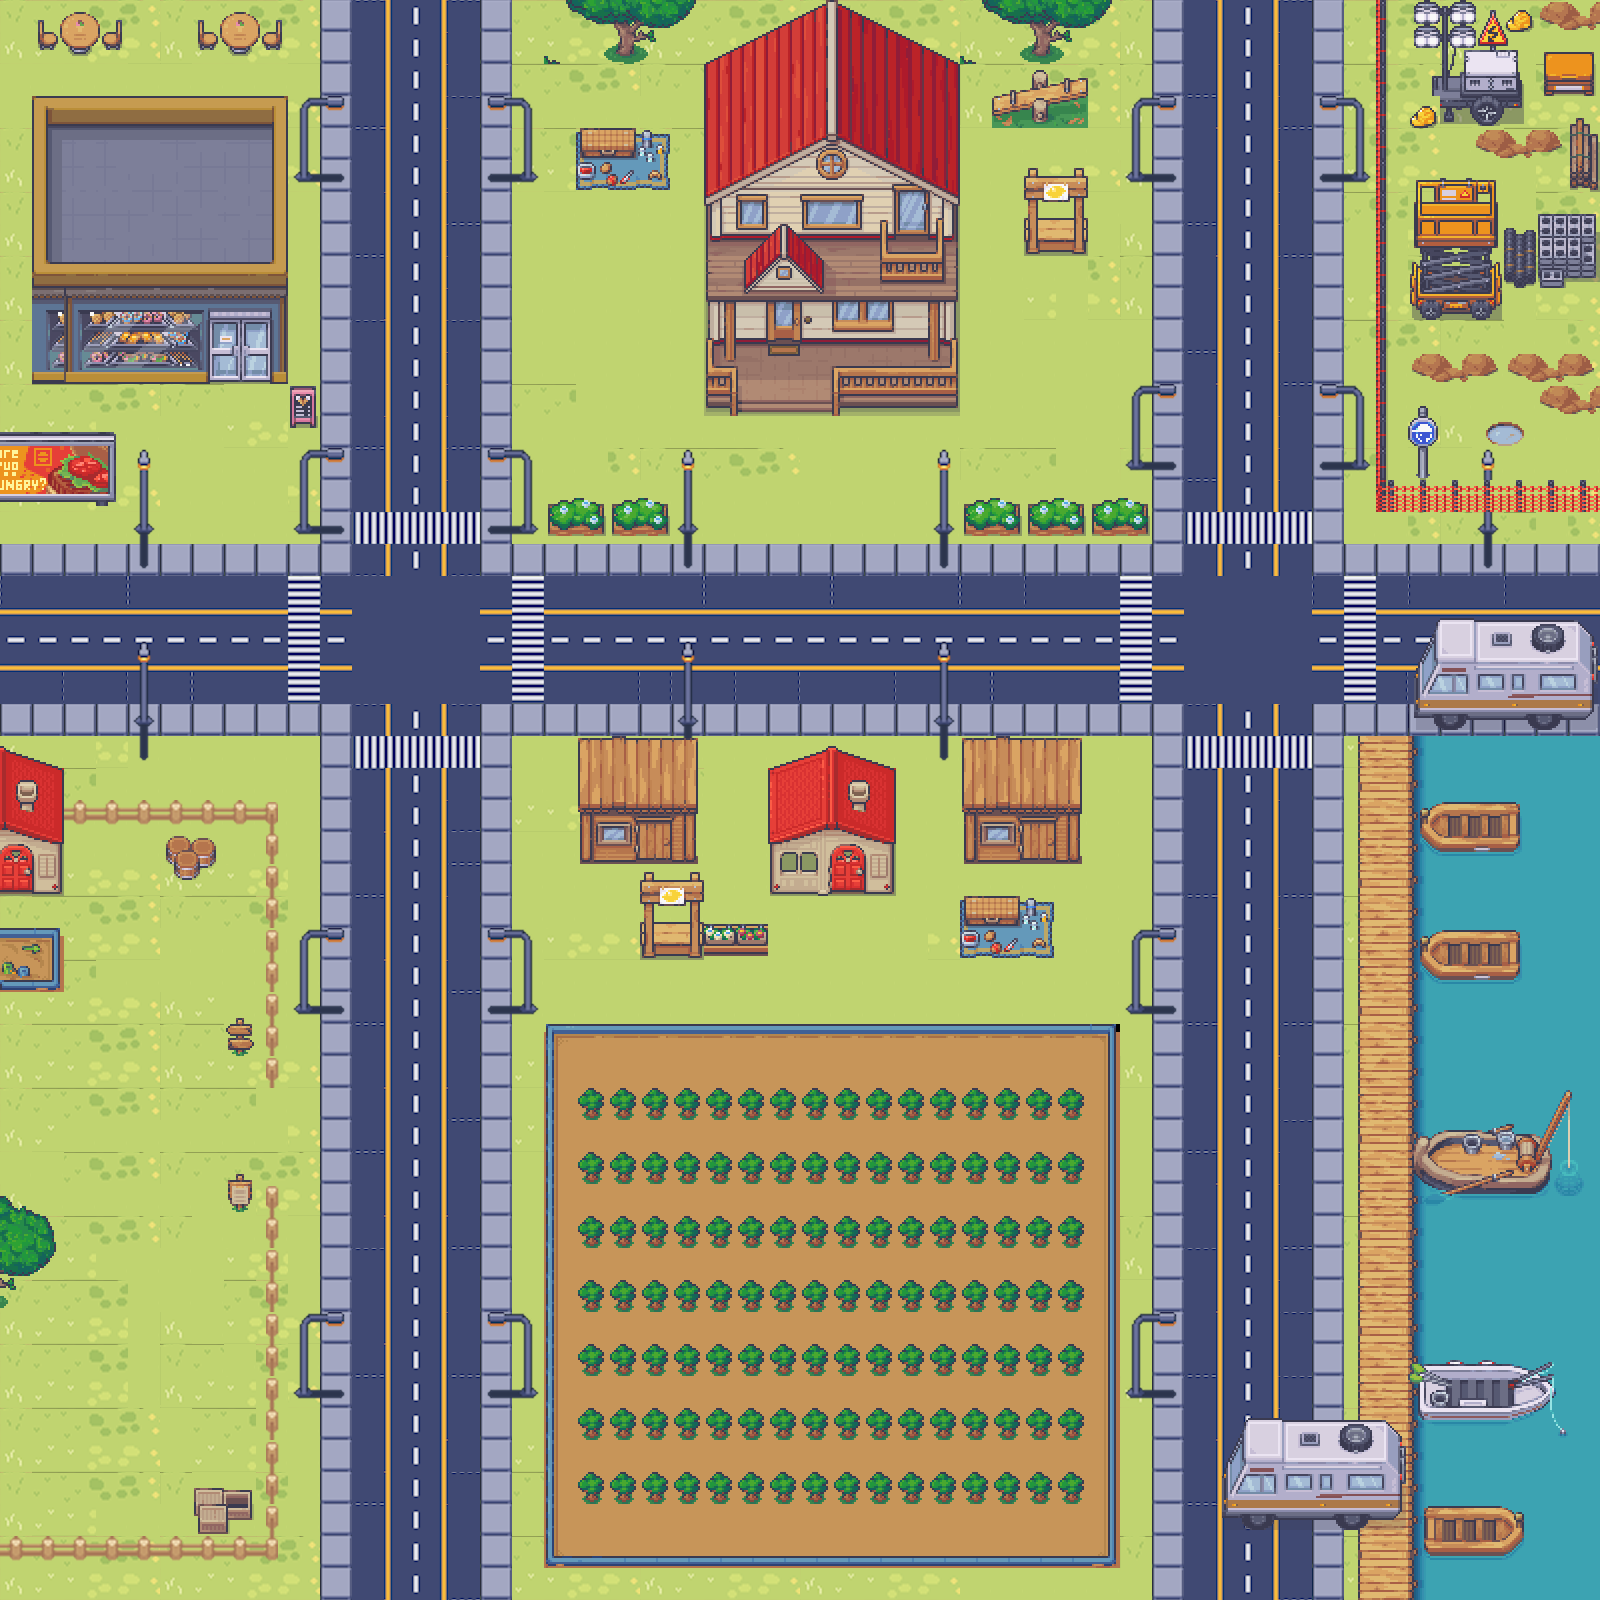

A level layout from a 2D game, rendered from its tile map. Below: a short description, then the map file with tile-grid data replaced by summaries:
An orthogonal 50x50 tile map with 32x32 px tiles, 10 tile layers (Block, Grass, Water, Ship, ...), 8 tilesets.

<map version="1.10" tiledversion="1.10.2" orientation="orthogonal" renderorder="right-down" width="50" height="50" tilewidth="32" tileheight="32" infinite="0" nextlayerid="12" nextobjectid="1">
 <editorsettings>
  <export target="BigWorld.tmj" format="json" />
 </editorsettings>
 <tileset firstgid="1" name="Grass" tilewidth="32" tileheight="32" tilecount="63" columns="9">
  <image source="../../Tiled-blank/assets/Grass.png" width="315" height="224" />
 </tileset>
 <tileset firstgid="64" name="Street32x32" tilewidth="32" tileheight="32" tilecount="256" columns="32">
  <image source="../../Tiled-blank/assets/Street32x32.png" width="1024" height="256" />
 </tileset>
 <tileset firstgid="320" name="8_Worksite_32x32" tilewidth="32" tileheight="32" tilecount="640" columns="32">
  <image source="../../Tiled-blank/assets/8_Worksite_32x32.png" width="1024" height="640" />
 </tileset>
 <tileset firstgid="960" name="5_Floor_Modular_Buildings_32x32" tilewidth="32" tileheight="32" tilecount="8288" columns="32">
  <image source="../../Tiled-blank/assets/5_Floor_Modular_Buildings_32x32.png" width="1024" height="8288" />
 </tileset>
 <tileset firstgid="9248" name="7_Villas_32x32" tilewidth="32" tileheight="32" tilecount="1824" columns="32">
  <image source="../../Tiled-blank/assets/7_Villas_32x32.png" width="1024" height="1824" />
 </tileset>
 <tileset firstgid="11072" name="Fences" tilewidth="32" tileheight="32" tilecount="16" columns="4">
  <image source="../../Tiled-blank/assets/Fences.png" width="128" height="128" />
 </tileset>
 <tileset firstgid="11088" name="11_Camping_32x32" tilewidth="32" tileheight="32" tilecount="5408" columns="32">
  <image source="../../Tiled-blank/assets/11_Camping_32x32.png" width="1024" height="5408" />
 </tileset>
 <tileset firstgid="16496" name="tileset" tilewidth="32" tileheight="32" tilecount="333" columns="9">
  <image source="tileset.png" width="288" height="1184" />
 </tileset>
 <layer id="11" name="Block" width="50" height="50">
  <data>[2500 cells, 759 non-empty, 1 distinct tile ids]</data>
 </layer>
 <layer id="1" name="Grass" width="50" height="50">
  <data>[2500 cells, 2500 non-empty, 15 distinct tile ids]</data>
 </layer>
 <layer id="8" name="Water" width="50" height="50">
  <data>[2500 cells, 217 non-empty, 13 distinct tile ids]</data>
 </layer>
 <layer id="9" name="Ship" width="50" height="50">
  <data>[2500 cells, 87 non-empty, 79 distinct tile ids]</data>
 </layer>
 <layer id="2" name="Road" width="50" height="50">
  <data>[2500 cells, 828 non-empty, 33 distinct tile ids]</data>
 </layer>
 <layer id="3" name="Deco" width="50" height="50">
  <data>[2500 cells, 263 non-empty, 108 distinct tile ids]</data>
 </layer>
 <layer id="4" name="BurgerShop" width="50" height="50">
  <data>[2500 cells, 86 non-empty, 74 distinct tile ids]</data>
 </layer>
 <layer id="7" name="ChickenFarm" width="50" height="50">
  <data>[2500 cells, 69 non-empty, 39 distinct tile ids]</data>
 </layer>
 <layer id="10" name="LettuceFarm" width="50" height="50">
  <data>[2500 cells, 229 non-empty, 60 distinct tile ids]</data>
 </layer>
 <layer id="6" name="CowFarm" width="50" height="50">
  <data>[2500 cells, 162 non-empty, 136 distinct tile ids]</data>
 </layer>
</map>
